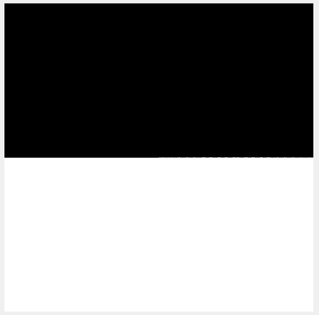
%> input picture Assignment-1/sample_inp.png, 319 x 315 px, shrunk from 526 x 520 before the run
$ octave q5.m   (GNU Octave 9; MATLAB toolbox functions it lacks are replaced by stand-ins)
%> lines starting %> are read from the running program, lines starting %| are printed output that depends on the picture
% Read the image sample_inp.png and image sample_out.png
Inp = imread('sample_inp.png');
%> Inp is the input picture: size 315x319x3 uint8; min 0, max 255, mean 133.4
Out = imread('sample_out.png');
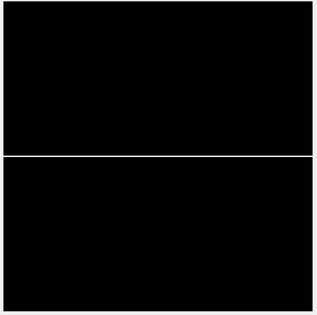
%> input picture Assignment-1/sample_out.png, 317 x 315 px, shrunk from 523 x 520 before the run
%> Out is the input picture: size 315x317x3 uint8; min 0, max 254, mean 10.9

% Convoluting filter matrix after searching through web and applying brute force
M = [0 0 0; 1 1 1; -1 -1 -1];

% Appling convolution on input image using the above filter
I = convn(Inp, M);
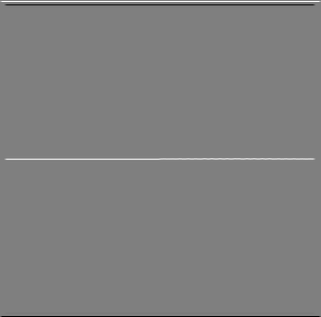
%> I: size 317x321x3 double; min -720, max 720, mean 0; drawn with min black and max white

% Comparing the images
figure;
subplot(2,2,1);
imshow(I);
title('My Output');
subplot(2,2,2);
imshow(Inp);
title('Sample Input');
subplot(2,2,3);
imshow(Out);
title('Sample Output');

% Convolving with blur.jpg
% Blur = imread('Assignment1/blur.jpg');
Blur = imread('blur.jpg');
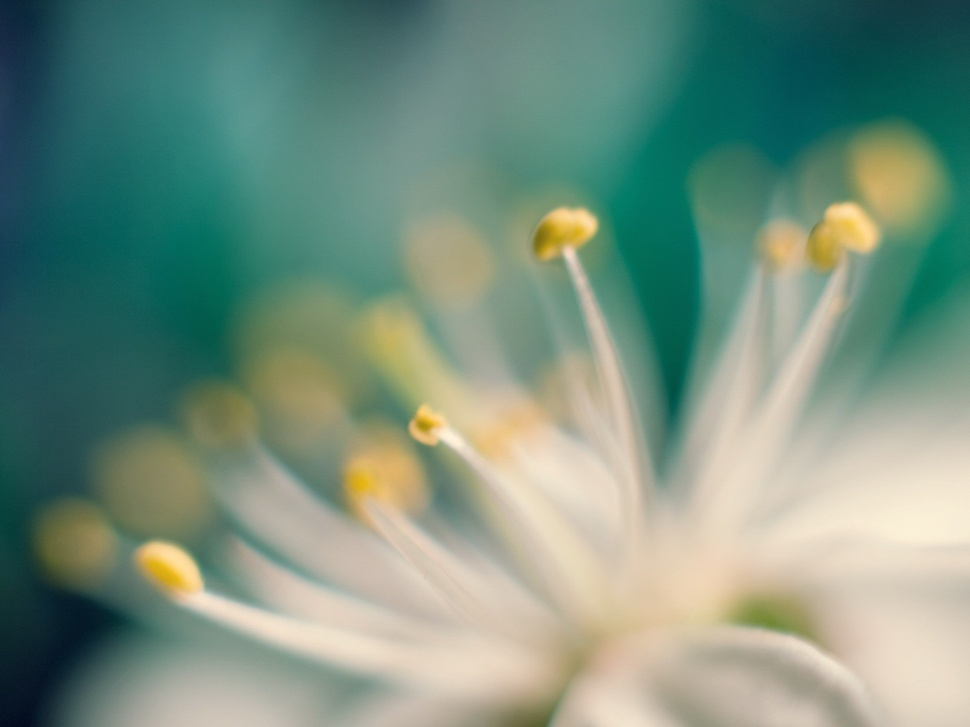
%> input picture Assignment-1/blur.jpg, 970 x 727 px, shrunk from 1600 x 1200 before the run
%> Blur is the input picture: size 727x970x3 uint8; mean R, G, B 118.5, 144.6, 127.7
BlurC = convn(Blur, M); % Convolving with M
BlurCT = convn(Blur, M'); % Convolving with M'

% Adding the above convolved blur images
BlurAdd = imadd(BlurC, BlurCT);
figure;
subplot(2,2,1);
imshow(BlurC);
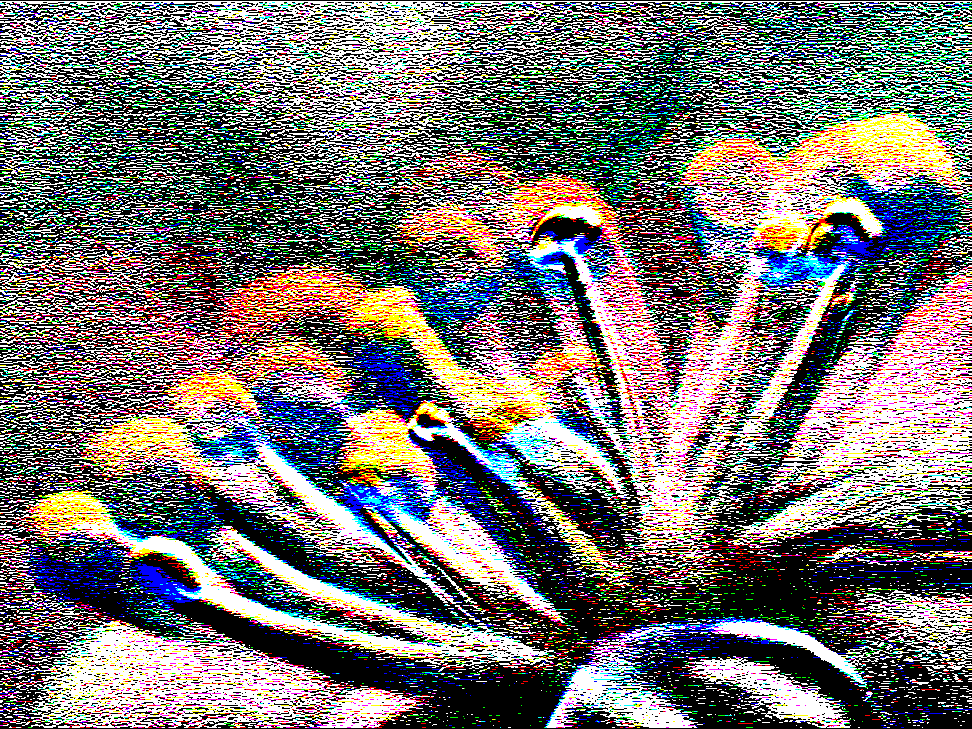
%> displayed picture: size 729x972x3, on the screen's scale of 0 to 255; mean R, G, B 119.2, 115.4, 113.4
title('Convolution with original');
subplot(2,2,2);
imshow(BlurCT);
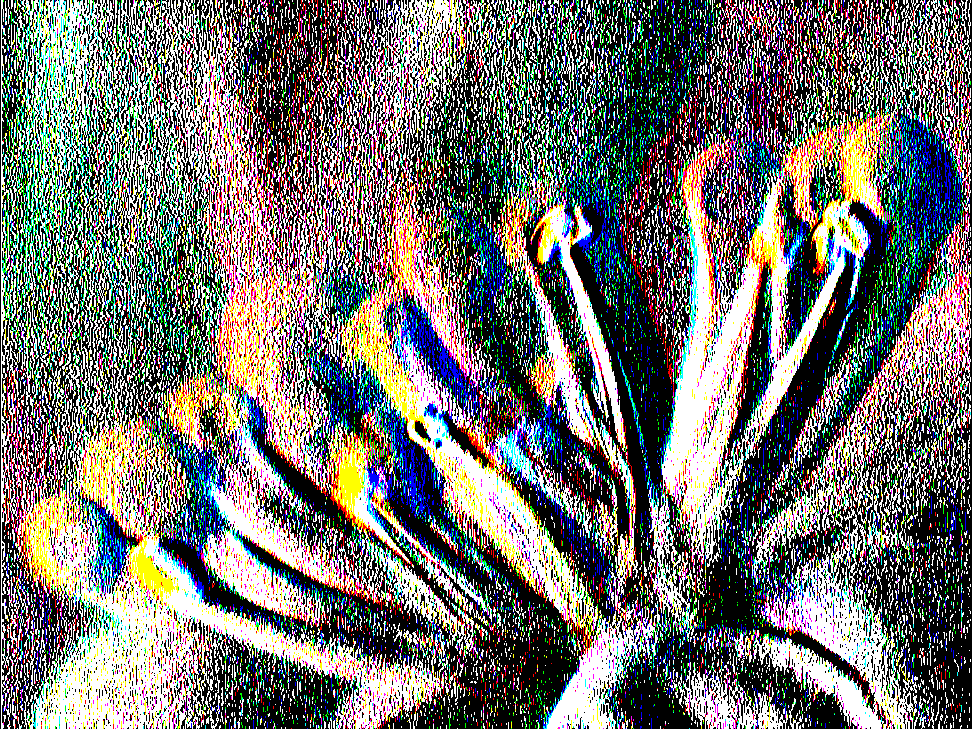
%> displayed picture: size 729x972x3, on the screen's scale of 0 to 255; mean R, G, B 115.4, 114, 110.9
title('Convolution with transpose');
subplot(2,2,3);
imshow(Blur);
title('Original blur.png');
subplot(2,2,4);
imshow(BlurAdd);
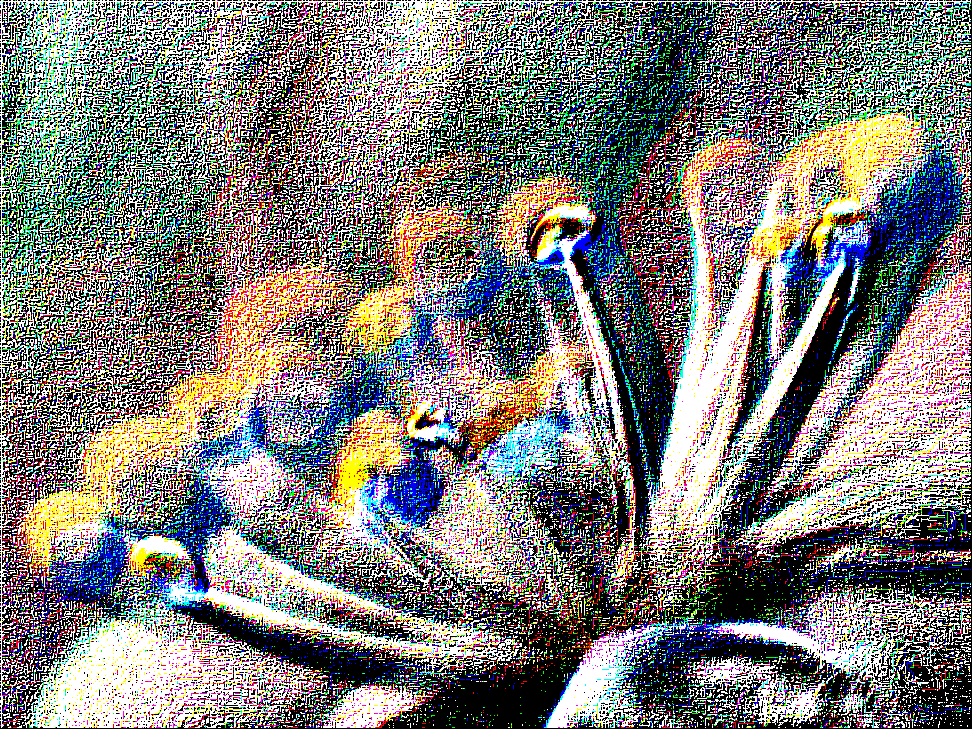
%> displayed picture: size 729x972x3, on the screen's scale of 0 to 255; mean R, G, B 127.5, 125.6, 122.2
title('Final addition image');
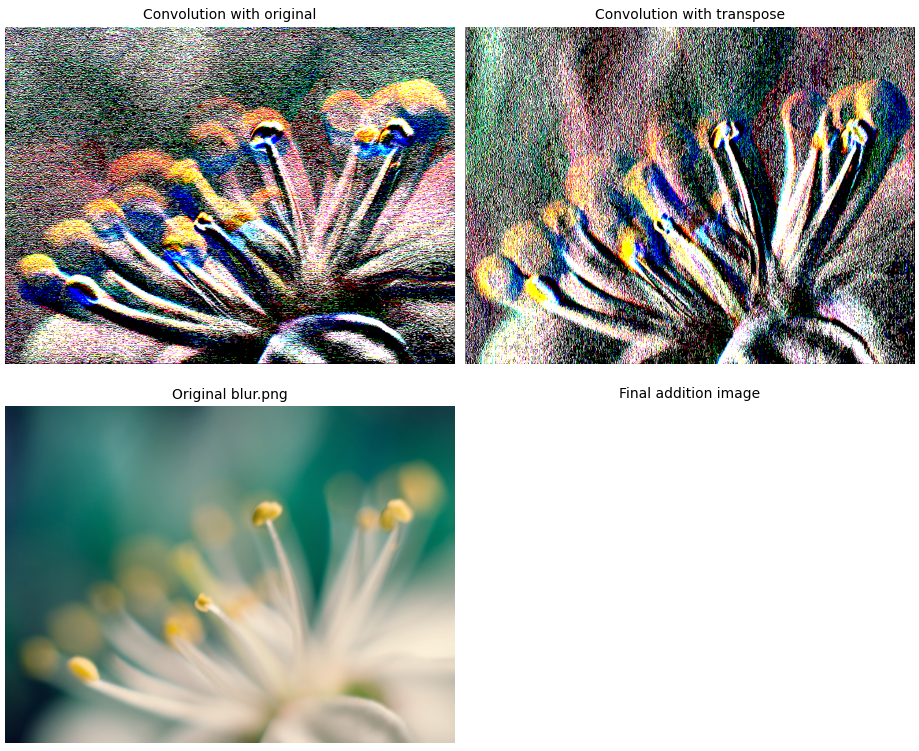
%> figure redrawn from the program's plot data, 4 panels

% For other images just copy-paste the above code and change the name from
% blur.jpg to the file you want to use the filter on
